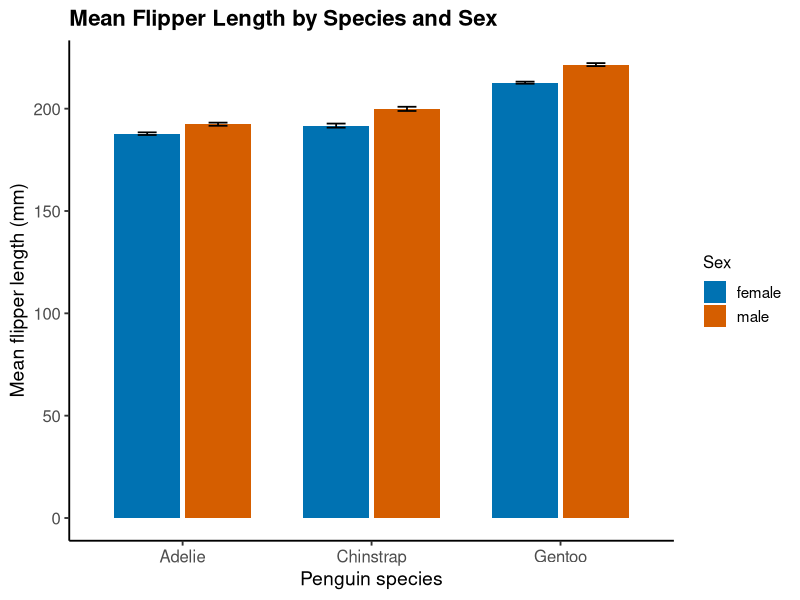

Source code (R):
library(tidyverse)
library(palmerpenguins)

# Summary data: mean and standard error of flipper length (mm) by species & sex 
summary_df <- penguins %>%
  filter(!is.na(flipper_length_mm), !is.na(sex), !is.na(species)) %>%
  group_by(species, sex) %>%
  summarise(
    n = n(),
    mean_flipper = mean(flipper_length_mm, na.rm = TRUE),
    se_flipper = sd(flipper_length_mm, na.rm = TRUE) / sqrt(n),
    .groups = "drop"
  )

print(summary_df)

penguin_plot <- ggplot(summary_df, aes(x = species, y = mean_flipper, fill = sex)) +
  geom_col(position = position_dodge(width = 0.75), width = 0.7, colour = NA) +
  geom_errorbar(aes(ymin = mean_flipper - se_flipper, ymax = mean_flipper + se_flipper),
                position = position_dodge(width = 0.75),
                width = 0.2, size = 0.6) +
  # Labels
  labs(
    title = "Mean Flipper Length by Species and Sex",
    x = "Penguin species",
    y = "Mean flipper length (mm)",
    fill = "Sex"
  ) +
  theme_classic(base_size = 14) +
  theme(
    plot.title = element_text(size = 16, face = "bold", hjust = 0),
    plot.subtitle = element_text(size = 12, margin = margin(b = 8)),
    axis.title = element_text(size = 14),
    axis.text = element_text(size = 12),
    legend.title = element_text(size = 12),
    legend.text = element_text(size = 11)
  ) +
  scale_fill_manual(values = c("female" = "#0072B2", "male" = "#D55E00"))

penguin_plot
